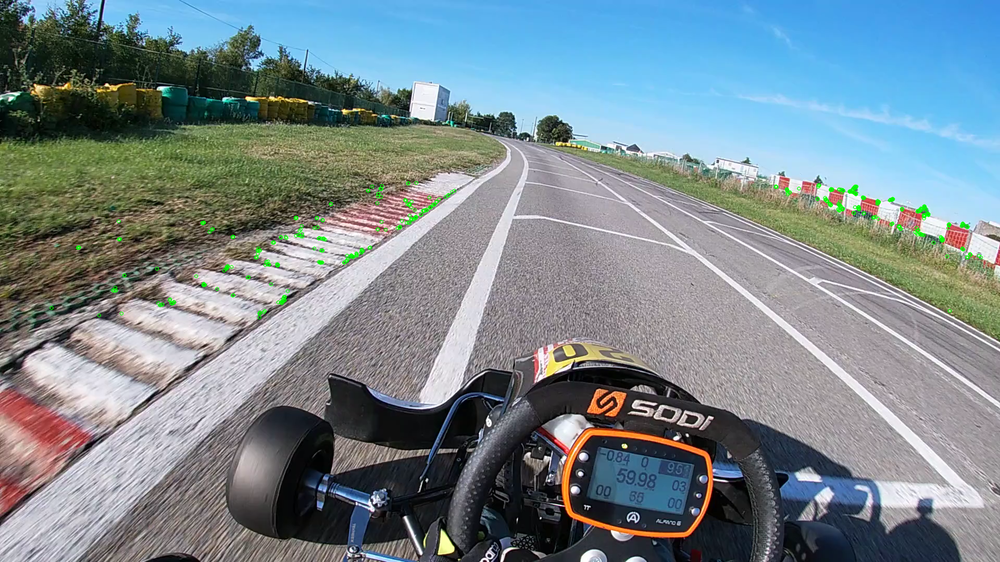
#> input picture frame_0000_keypoints.png, 1000 x 562 px, shrunk from 1920 x 1080 before the run, given in place of Ancenis.png, which was not available
$ python track_match.py
#> lines starting #> are read from the running program, lines starting #| are printed output that depends on the picture; after the words box and inside, x2 and y2 are one past the last pixel; in counts of white or black regions, pixels touching at a corner belong together; pictures that were not available may be replaced by others from this repository, and a replacement may not be noted
import numpy as np
import cv2
from sklearn.metrics import pairwise_distances

class TrackMatcher:
    def __init__(self, satellite_image):
        self.satellite_image = satellite_image
        self.track_outline = None
        self.start_line = None
        self.initialize_reference_track()

    def initialize_reference_track(self):
        """Extrait le tracé du circuit depuis l'image satellite"""
        # Convertir en niveaux de gris si nécessaire
        if len(self.satellite_image.shape) == 3:
            gray = cv2.cvtColor(self.satellite_image, cv2.COLOR_BGR2GRAY)
        else:
            gray = self.satellite_image

        # Appliquer un seuillage adaptatif pour isoler la piste
        binary = cv2.adaptiveThreshold(
            gray, 255, cv2.ADAPTIVE_THRESH_GAUSSIAN_C,
            cv2.THRESH_BINARY, 115, 2
        )

        # Détecter les contours de la piste
        contours, _ = cv2.findContours(
            binary, cv2.RETR_EXTERNAL, cv2.CHAIN_APPROX_SIMPLE
        )

        # Prendre le plus grand contour (supposé être la piste)
        track_contour = max(contours, key=cv2.contourArea)

        # Créer une image du tracé
        self.track_outline = np.zeros_like(gray)
        cv2.drawContours(self.track_outline, [track_contour], -1, 255, 2)

        # Détecter la ligne de départ (supposée être une ligne droite)
        self.detect_start_line()

    def detect_start_line(self):
        """Détecte la ligne de départ dans l'image satellite"""
        # Appliquer la détection de lignes de Hough
        lines = cv2.HoughLinesP(
            self.track_outline, 1, np.pi/180, 50,
            minLineLength=100, maxLineGap=10
        )

        if lines is not None:
            # Prendre la ligne la plus horizontale comme ligne de départ
            start_line = min(
                lines,
                key=lambda l: abs(np.arctan2(l[0][3]-l[0][1], l[0][2]-l[0][0]))
            )
            self.start_line = start_line[0]

    def match_frame_position(self, canny_frame):
        """
        Compare la frame actuelle avec le tracé de référence
        pour estimer la position sur le circuit
        """
        print("start 1")
        # Extraire les points caractéristiques de la frame
        points = np.column_stack(np.where(canny_frame > 0))

        if len(points) == 0:
            return None

        # Si une ligne de départ est détectée dans la frame
        if self.detect_start_line_in_frame(canny_frame):
            # Réinitialiser le matching à la position de départ
            return self.start_line[:2]  # Retourne le point de départ

        print("2")
        # Sinon, chercher la meilleure correspondance avec le tracé
        track_points = np.column_stack(np.where(self.track_outline > 0))

        print("3")
        # Calculer les distances entre les points de la frame et du tracé
        distances = pairwise_distances(points, track_points)

        print("4")
        # Trouver le point du tracé le plus proche
        min_dist_idx = np.argmin(distances.min(axis=0))
        matched_position = track_points[min_dist_idx]

        print("exiting")
        return matched_position

    def detect_start_line_in_frame(self, canny_frame):
        """Détecte si la ligne de départ est visible dans la frame"""
        lines = cv2.HoughLinesP(
            canny_frame, 1, np.pi/180, 50,
            minLineLength=100, maxLineGap=10
        )

        if lines is None:
            return False

        # Chercher une ligne horizontale similaire à la ligne de départ
        for line in lines:
            angle = np.abs(np.arctan2(
                line[0][3]-line[0][1],
                line[0][2]-line[0][0]
            ))
            if angle < 0.1:  # Seuil pour la horizontalité
                return True

        return False

    def visualize_matching(self, canny_frame, matched_position):
        """Visualise la position matchée sur le tracé de référence"""
        if matched_position is None:
            return self.track_outline.copy()

        visualization = cv2.cvtColor(self.track_outline, cv2.COLOR_GRAY2BGR)
        # Marquer la position matchée
        cv2.circle(
            visualization,
            (int(matched_position[1]), int(matched_position[0])),
            5, (0, 0, 255), -1
        )
        # Dessiner la ligne de départ
        if self.start_line is not None:
            cv2.line(
                visualization,
                (self.start_line[0], self.start_line[1]),
                (self.start_line[2], self.start_line[3]),
                (0, 255, 0), 2
            )

        return visualization

def process_video_with_reference(video_path, satellite_image):
    """Traite la vidéo en utilisant l'image satellite comme référence"""
    matcher = TrackMatcher(satellite_image)
    cap = cv2.VideoCapture(video_path)

    if not cap.isOpened():
        print("Erreur lors de l'ouverture de la vidéo.")
        return

    while cap.isOpened():
        ret, frame = cap.read()
        if not ret:
            break

        print("Traitement de la frame...")

        # Appliquer Canny sur la frame
        gray = cv2.cvtColor(frame, cv2.COLOR_BGR2GRAY)
        canny = cv2.Canny(gray, 50, 150)

        print("Recherche de la position...")
        # Trouver la position correspondante sur le tracé
        matched_position = matcher.match_frame_position(canny)

        print("Position trouvée:", matched_position)
        # Visualiser le résultat
        visualization = matcher.visualize_matching(canny, matched_position)

        print("Affichage de la frame...")

        cv2.imshow('Track Matching', visualization)
        if cv2.waitKey(1) & 0xFF == ord('q'):
            break

    cap.release()
    cv2.destroyAllWindows()

# Charger l'image satellite
satellite_image = cv2.imread('Ancenis.png')
#> satellite_image is the input picture: shape (562, 1000, 3); mean B, G, R 142.1, 135.9, 121.1

# Traiter la vidéo
process_video_with_reference('curves_output.avi', satellite_image)
#> in initialize_reference_track, `gray = cv2.cvtColor(self.satellite_image, cv2.COLOR_BGR2GRAY)`:
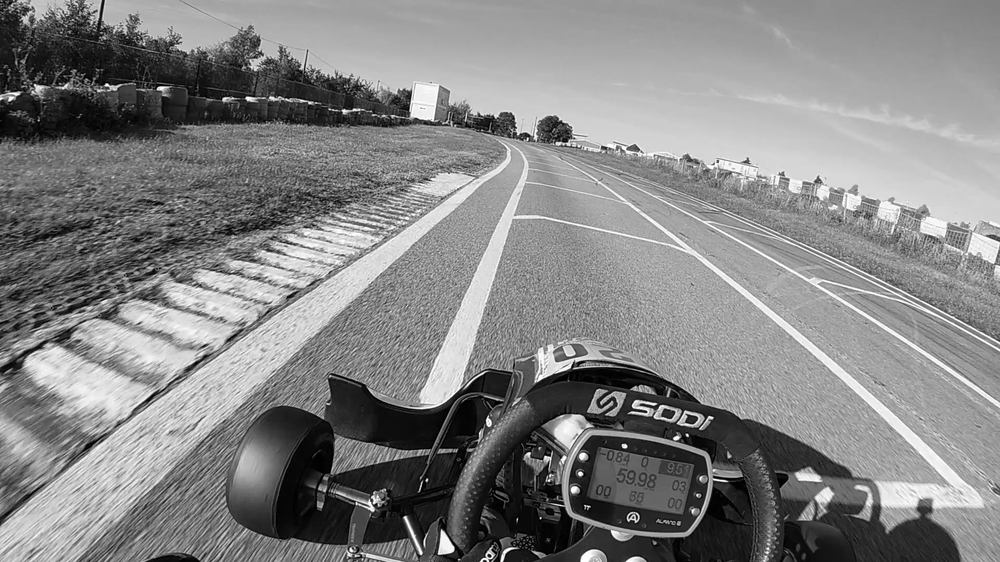
#> gray: shape (562, 1000); min 0, max 255, mean 132.2
#> in initialize_reference_track, `binary = cv2.adaptiveThreshold( gray, 255, cv2.ADAPTIVE_THRESH_GAUSSIA..`:
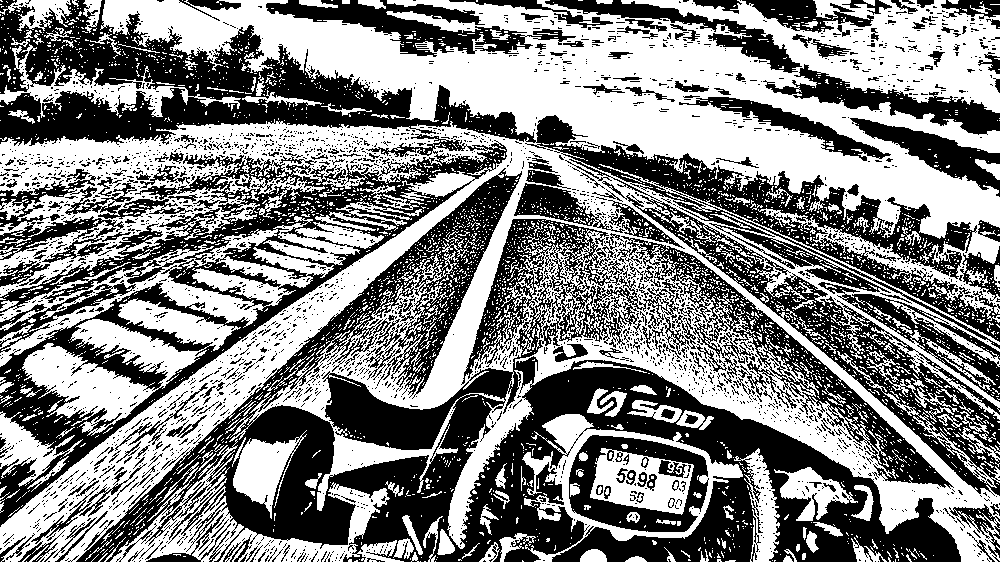
#> binary: shape (562, 1000); 51.7% white; 2788 black regions (2530 under 20 px)
#> in initialize_reference_track, `contours, _ = cv2.findContours( binary, cv2.RETR_EXTERNAL, cv2.CHAIN_A..`: contours = 2881 contours, 2754 with area under 20; largest, box (x1, y1, x2, y2) and area: (0, 0, 1000, 562) 258887, (522, 414, 743, 562) 16142, (0, 214, 384, 367) 13822, (22, 298, 241, 436) 10723, (110, 439, 404, 562) 9360
#> in initialize_reference_track, `track_contour = max(contours, key=cv2.contourArea)`: track_contour = contour of 14882 points, box (x1, y1, x2, y2) (0, 0, 1000, 562), area 258887
#> in initialize_reference_track, `cv2.drawContours(self.track_outline, [track_contour], -1, 255, 2)`:
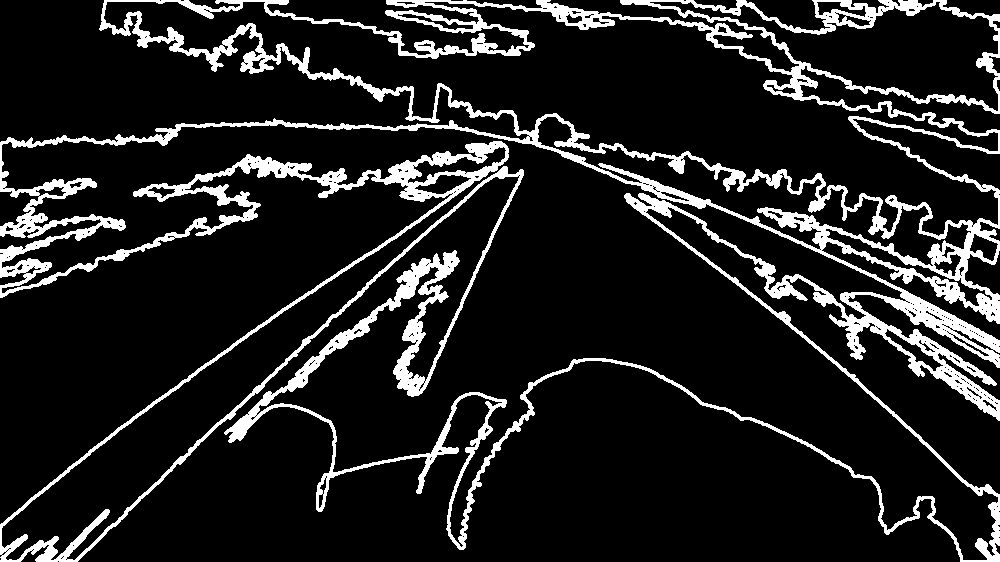
#> self.track_outline: shape (562, 1000); 12.8% white; 1 white region, box (x1, y1, x2, y2) and area: (0, 0, 1000, 562) 72082
#> in detect_start_line, `lines = cv2.HoughLinesP( self.track_outline, 1, np.pi/180, 50, minLine..`: lines = 76 rows, first 6: [44, 278, 189, 233], [72, 561, 442, 216], [599, 165, 710, 201], [101, 23, 217, 59], [86, 453, 323, 281], [670, 230, 886, 405]
#> in detect_start_line, `start_line = min( lines, key=lambda l: abs(np.arctan2(l[0][3]-l[0][1],..`: start_line = [[362, 175, 523, 175]]
#> in detect_start_line, `self.start_line = start_line[0]`: self.start_line = [362, 175, 523, 175]
#> in process_video_with_reference, `canny = cv2.Canny(gray, 50, 150)`:
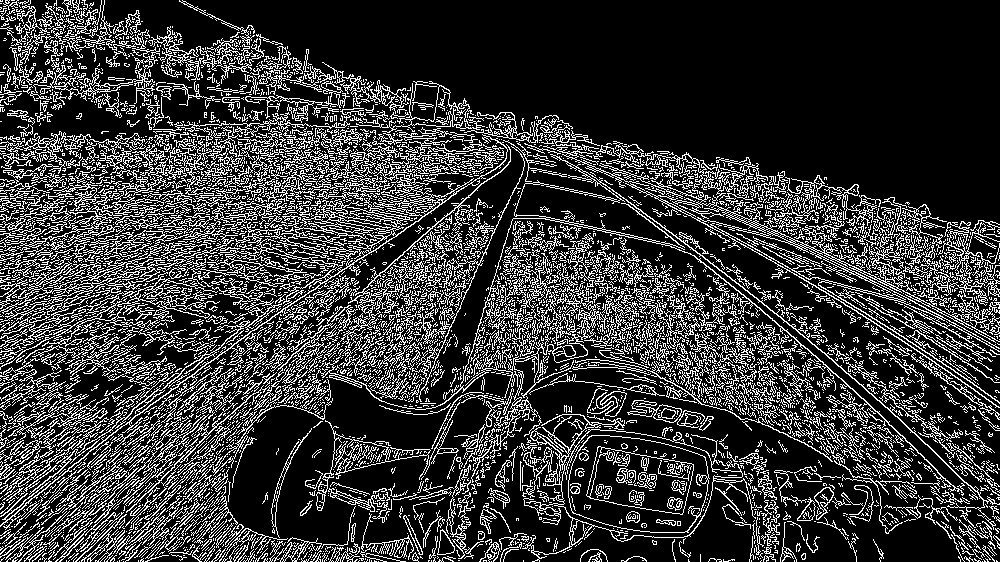
#> canny: shape (562, 1000); 21.8% white in thin lines or dots
#> in match_frame_position, `points = np.column_stack(np.where(canny_frame > 0))`: points = 122759 pairs, first value 0 to 561, second value 0 to 999
#> in detect_start_line_in_frame, `lines = cv2.HoughLinesP( canny_frame, 1, np.pi/180, 50, minLineLength=..`: lines = 542 rows, first 6: [845, 229, 996, 258], [470, 344, 702, 308], [503, 248, 869, 468], [295, 269, 456, 315], [71, 333, 171, 316], [506, 237, 653, 316]
#> the loop in detect_start_line_in_frame, `for line in lines:` made 15 passes
#> (line, angle) on passes 1 to 12: ([[845, 229, 996, 258]], 0.19), ([[470, 344, 702, 308]], 0.154), ([[503, 248, 869, 468]], 0.541), ([[295, 269, 456, 315]], 0.278), ([[71, 333, 171, 316]], 0.168), ([[506, 237, 653, 316]], 0.493), ([[778, 272, 995, 226]], 0.209), ([[480, 319, 651, 295]], 0.139), ([[631, 324, 782, 297]], 0.177), ([[559, 331, 773, 354]], 0.107), ([[660, 381, 833, 424]], 0.244), ([[300, 108, 481, 143]], 0.191)
#> in process_video_with_reference, `matched_position = matcher.match_frame_position(canny)`: matched_position = [362, 175]
#| Position trouvée: [362 175]
#> in visualize_matching, `cv2.circle( visualization, (int(matched_position[1]), int(matched_posi..`: visualization: shape (562, 1000, 3); mean B, G, R 32.7, 32.7, 32.7
#> in visualize_matching, `cv2.line( visualization, (self.start_line[0], self.start_line[1]), (se..`:
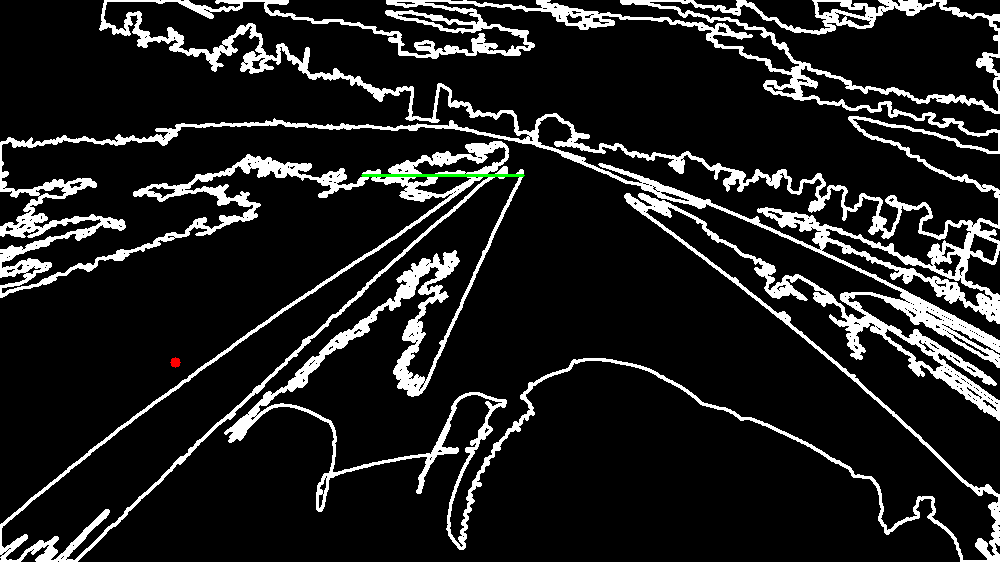
#> visualization: shape (562, 1000, 3); mean B, G, R 32.5, 32.8, 32.6
#> (key q is pressed here)
